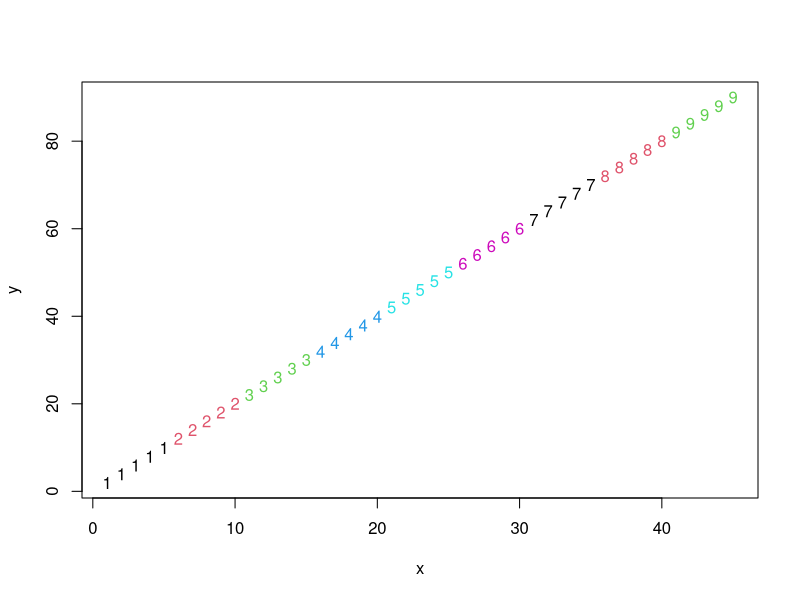
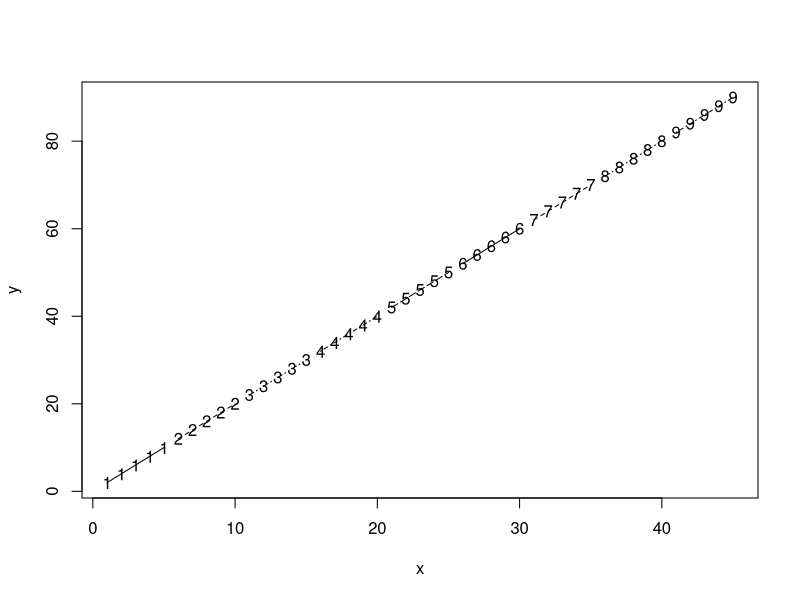
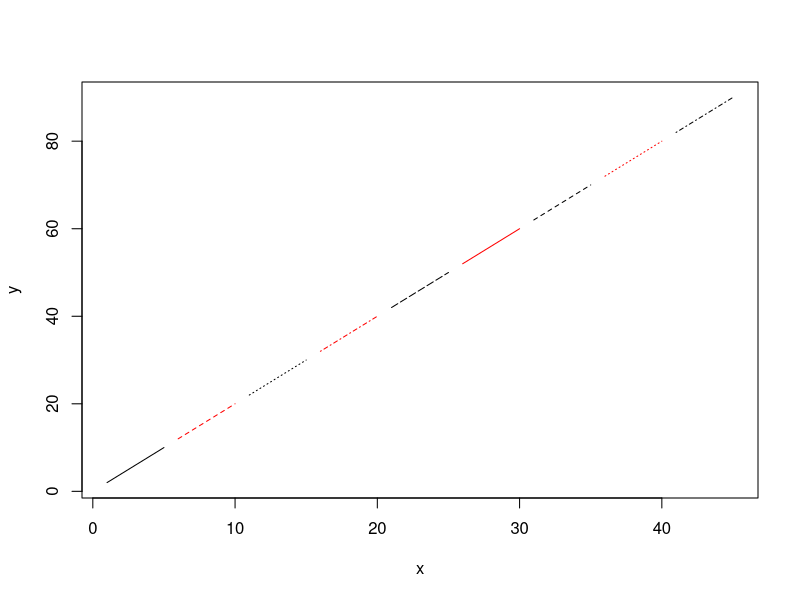
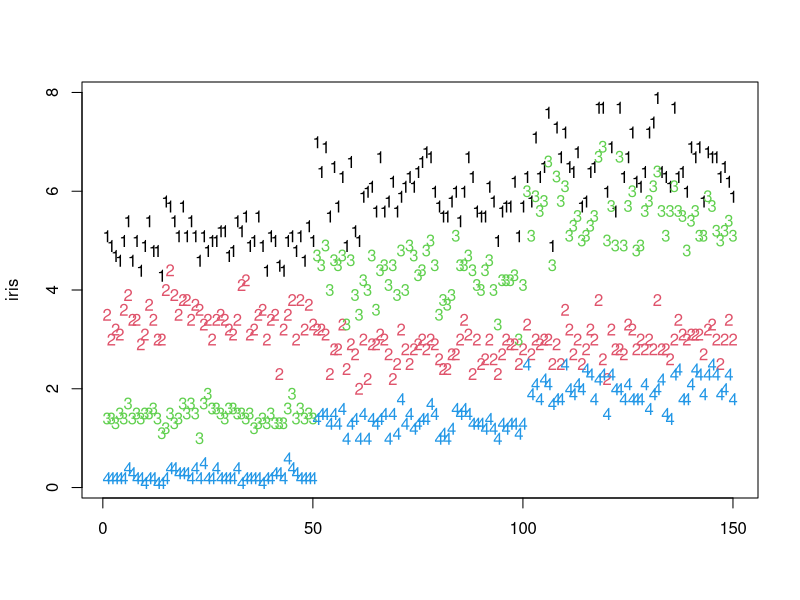
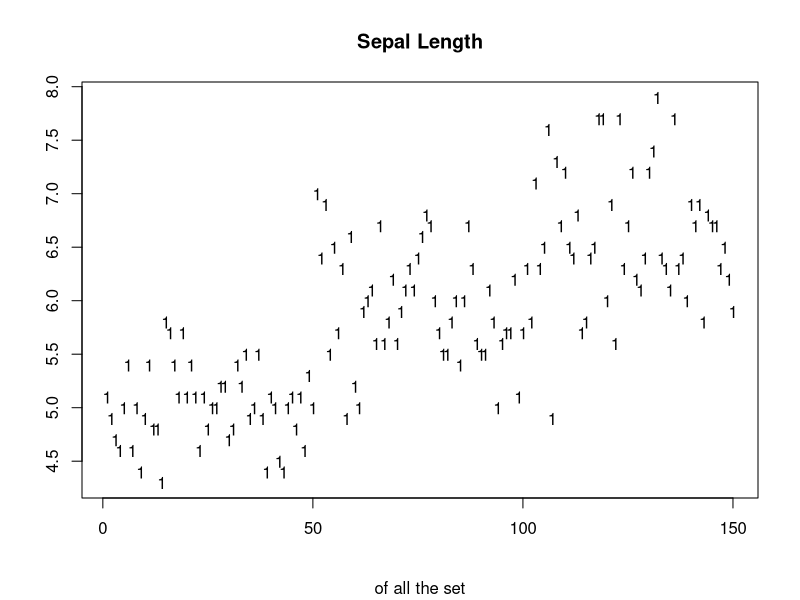
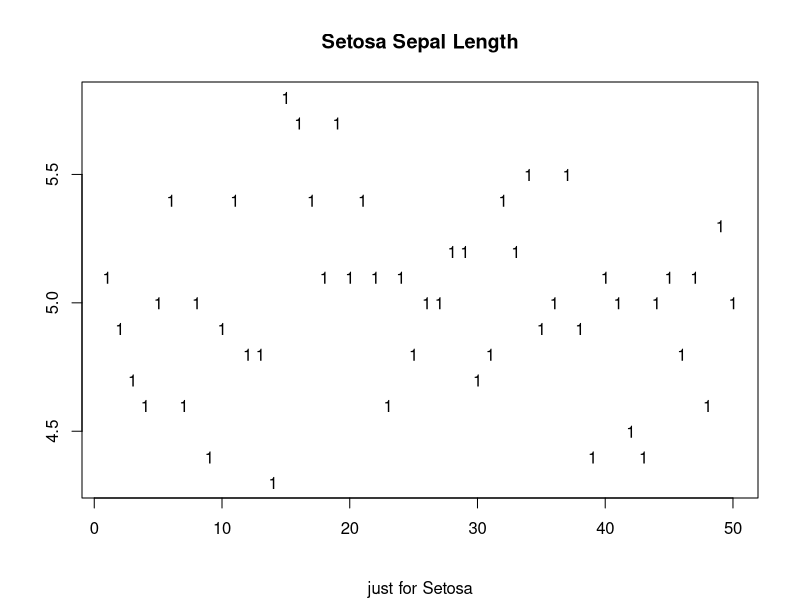
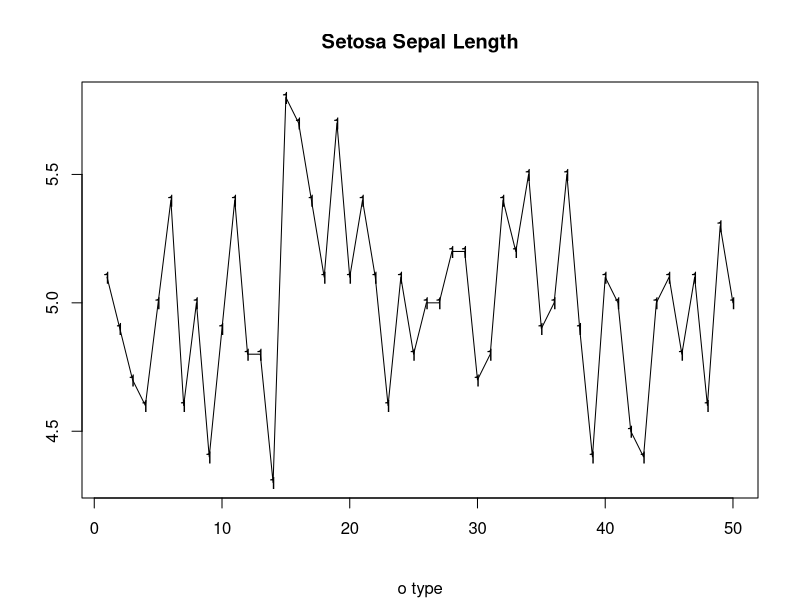
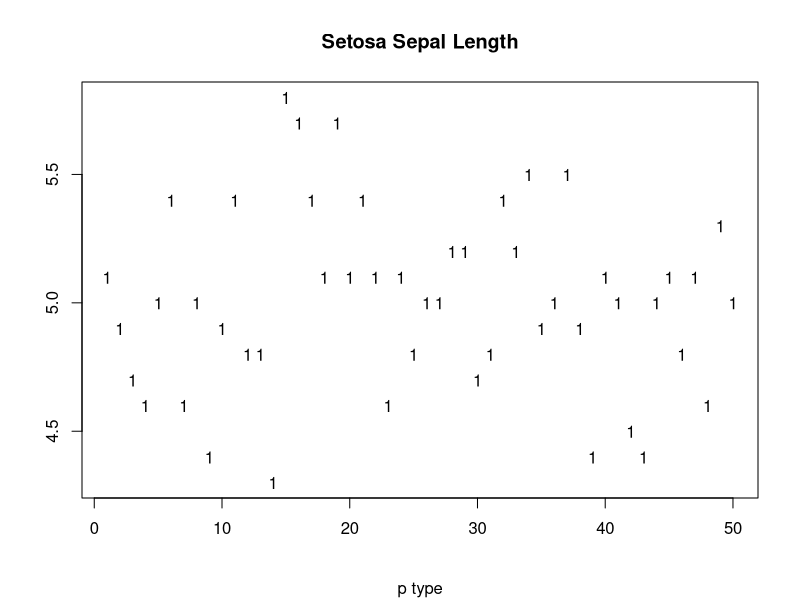

Source code (R) for these figures, in order:
# learning about matplot:

# https://www.rdocumentation.org/packages/graphics/versions/3.4.0/topics/matplot
# https://stat.ethz.ch/R-manual/R-devel/library/graphics/html/matplot.html

# Plot the columns of one matrix against the columns of another.

# ===================================================
# Matplot parameters:
# ------------------
# x, y : vectors or matrices of data for plotting. The number of rows should match.
# type : character string (length 1 vector) or vector of 1-character strings indicating the type of plot for each column of y.
# lty,lwd,lend : vector of line types, widths, and end styles. The first element is for the first column, the second element for the second column, etc.
# pch : character string or vector of 1-characters or integers for plotting characters, the first character is the plotting-character for the first plot,
#       the second for the second, etc. 
# col : vector of colors. Colors are used cyclically.
# cex : vector of character expansion sizes, used cyclically.
# bg : vector of background (fill) colors for the open plot symbols given by pch = 21:25 as in points.
# xlab, ylab : titles for x and y axes, as in plot.
# xlim, ylim : ranges of x and y axes, as in plot.
# … : Graphical parameters (see par) and any further arguments of plot, typically plot.default, may also be supplied as arguments to this function. 
# add : logical. If TRUE, plots are added to current one, using points and lines.
# verbose : logical. If TRUE, write one line of what is done.
# ===================================================

x <- matrix(1:45, nrow = 5)
y <- 2*x

matplot(x, y) # just matplot, with no parameters

matplot(x, y, type = 'o', col = "black")

matplot(x, y, type = 'l', col = c("black", "red"))

data("iris")
matplot(iris)

matplot(iris$Sepal.Length, main = "Sepal Length", ylab = "", sub = "of all the set")

matplot(iris[1:50, ]$Sepal.Length, main = "Setosa Sepal Length", ylab = "", sub ="just for Setosa")

matplot(iris[1:50, ]$Sepal.Length, type = "o", main = "Setosa Sepal Length", ylab = "", sub ="o type")

matplot(iris[1:50, ]$Sepal.Length, type = "p", main = "Setosa Sepal Length", ylab = "", sub ="p type")

matplot(iris[1:50, ]$Sepal.Length, type = "b", main = "Setosa Sepal Length", ylab = "", sub ="b type")

matplot(iris[1:50, ]$Sepal.Length, type = "o", main = "Setosa Sepal Length", ylab = "", sub ="o type, lend round", lend = "round")

matplot(iris[1:50, ]$Sepal.Length, type = "o", main = "Setosa Sepal Length", ylab = "", sub ="o type, lend square", lend = "square")

matplot(iris[1:50, ]$Sepal.Length, type = "c", main = "Setosa Sepal Length", ylab = "", sub ="c type, lend square", lend = "square")

matplot(iris[1:50, ]$Sepal.Length, type = "c", main = "Setosa Sepal Length", ylab = "", sub ="c type, lend butt", lend = "butt")


